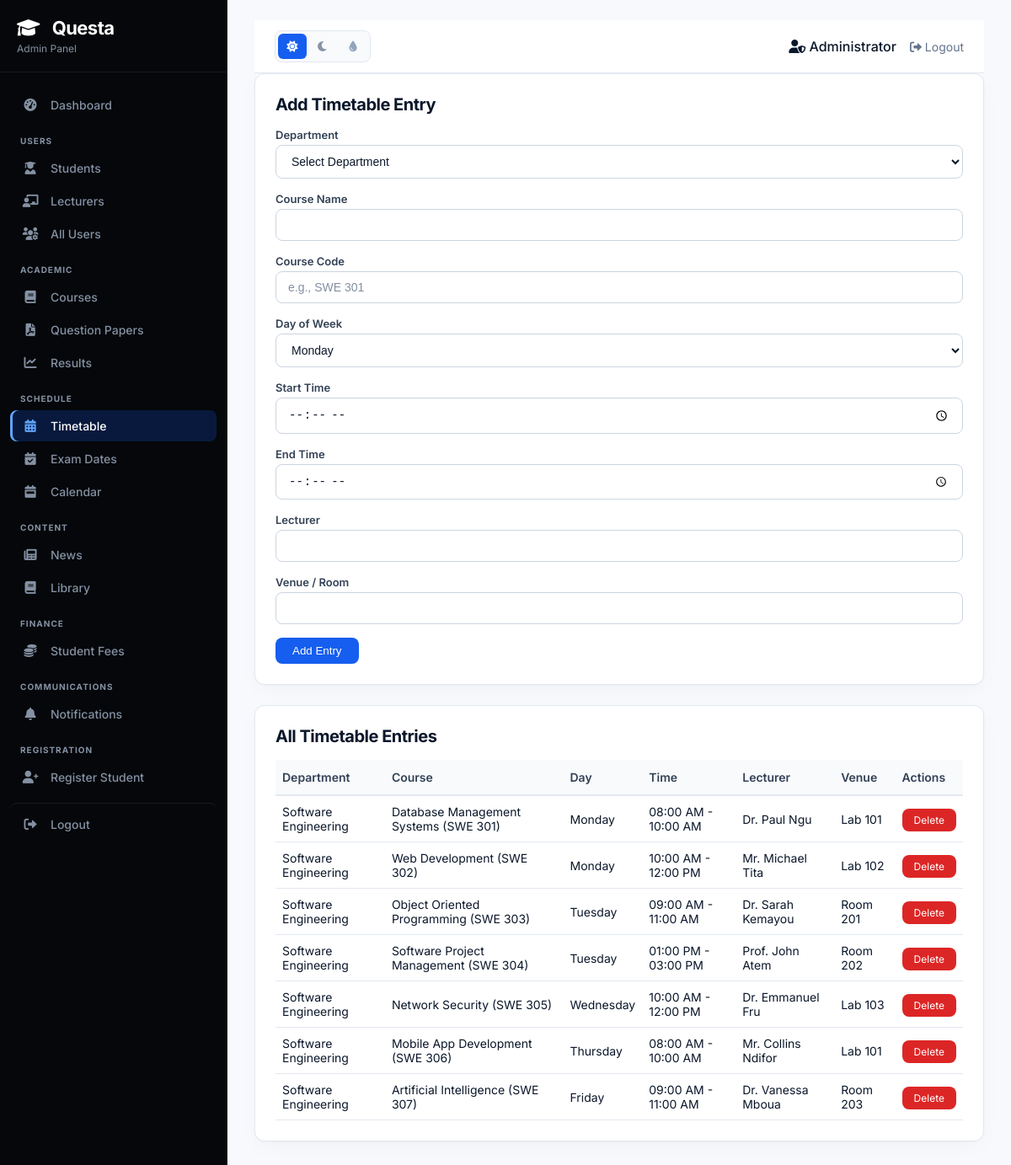
The page /admin/manage-timetable.php (signed in) on the database its author committed.
### tables this page shows
CREATE TABLE `timetable` (
  `id` int(11) NOT NULL,
  `department_id` int(11) NOT NULL,
  `course_name` varchar(200) NOT NULL,
  `course_code` varchar(20) DEFAULT NULL,
  `day_of_week` varchar(15) NOT NULL,
  `start_time` time NOT NULL,
  `end_time` time NOT NULL,
  `lecturer` varchar(100) DEFAULT NULL,
  `venue` varchar(100) DEFAULT NULL,
  `created_at` timestamp NOT NULL DEFAULT current_timestamp()
);

CREATE TABLE `departments` (
  `id` int(11) NOT NULL,
  `name` varchar(100) NOT NULL,
  `abbreviation` varchar(10) DEFAULT NULL,
  `icon` varchar(50) DEFAULT NULL
);

### admin/manage-timetable.php (the view, shortened to what this page needs)
<?php
require_once '../includes/config.php';
$entries = $pdo->query("
    SELECT t.*, d.name as department_name
    FROM timetable t
    LEFT JOIN departments d ON t.department_id = d.id
    ORDER BY d.name, FIELD(t.day_of_week, 'Monday', 'Tuesday', 'Wednesday', 'Thursday', 'Friday'), t.start_time
")->fetchAll();
$days = ['Monday', 'Tuesday', 'Wednesday', 'Thursday', 'Friday'];
include 'header.php';
?>
<div class="admin-card">
    <h2>Add Timetable Entry</h2>
    <form method="POST">
        <div class="form-group">
            <label>Department</label>
            <select name="department_id" class="form-select" required>
                <option value="">Select Department</option>
            </select>
        </div>
        <div class="form-group">
            <label>Course Name</label>
            <input type="text" name="course_name" class="form-input" required>
        </div>
        <div class="form-group">
            <label>Course Code</label>
            <input type="text" name="course_code" class="form-input" placeholder="e.g., SWE 301" required>
        </div>
        <div class="form-group">
            <label>Day of Week</label>
            <select name="day_of_week" class="form-select" required>
                <?php foreach ($days as $day): ?>
                    <option value="<?php echo $day; ?>"><?php echo $day; ?></option>
                <?php endforeach; ?>
            </select>
        </div>
        <div class="form-group">
            <label>Start Time</label>
            <input type="time" name="start_time" class="form-input" required>
        </div>
        <div class="form-group">
            <label>End Time</label>
            <input type="time" name="end_time" class="form-input" required>
        </div>
        <div class="form-group">
            <label>Lecturer</label>
            <input type="text" name="lecturer" class="form-input" required>
        </div>
        <div class="form-group">
            <label>Venue / Room</label>
            <input type="text" name="venue" class="form-input" required>
        </div>
        <button type="submit" name="add_entry" class="btn-primary">Add Entry</button>
    </form>
</div>
<div class="admin-card">
    <h2>All Timetable Entries</h2>
    <table class="admin-table">
        <thead>
            <tr><th>Department</th><th>Course</th><th>Day</th><th>Time</th><th>Lecturer</th><th>Venue</th><th>Actions</th></tr>
        </thead>
        <tbody>
            <?php foreach ($entries as $entry): ?>
            <tr>
                <td><?php echo htmlspecialchars($entry['department_name']); ?></td>
                <td><?php echo htmlspecialchars($entry['course_name']); ?> (<?php echo htmlspecialchars($entry['course_code']); ?>)</td>
                <td><?php echo $entry['day_of_week']; ?></td>
                <td><?php echo date('h:i A', strtotime($entry['start_time'])); ?> - <?php echo date('h:i A', strtotime($entry['end_time'])); ?></td>
                <td><?php echo htmlspecialchars($entry['lecturer']); ?></td>
                <td><?php echo htmlspecialchars($entry['venue']); ?></td>
                <td><a href="?delete=<?php echo $entry['id']; ?>" class="btn-danger" onclick="return confirm('Delete this entry?')">Delete</a></td>
            </tr>
            <?php endforeach; ?>
        </tbody>
    </table>
</div>
<?php include 'footer.php'; ?>

### assets/css/professional.css (style rules this page uses)
:root { color-scheme: light; --bg-primary: #f7f9fc; --bg-secondary: #ffffff; --surface-primary: #ffffff; --surface-secondary: #f8fafc; --surface-elevated: #ffffff; --text-primary: #0b172a; --text-secondary: #334155; --text-muted: #64748b; --border-color: #e2e8f0; --border-strong: #cbd5e1; --accent: #155eef; --accent-hover: #0b4acb; --accent-soft: #eff6ff; --accent-border: #bfdbfe; --hero-bg: #07111f; --hero-border: #172a46; --sidebar-bg: #05070a; --sidebar-surface: #0c1119; --sidebar-text: #d7dfeb; --sidebar-muted: #8491a3; --sidebar-accent: #60a5fa; --sidebar-active: rgba(21, 94, 239, 0.22); --card-shadow: 0 1px 2px rgba(15, 23, 42, 0.03), 0 8px 24px rgba(15, 23, 42, 0.025); --card-shadow-hover: 0 10px 28px rgba(15, 23, 42, 0.07); --success: #15803d; --success-soft: #f0fdf4; --warning: #b45309; --warning-soft: #fffbeb; --danger: #dc2626; --danger-soft: #fef2f2; --radius-sm: 6px; --radius-md: 8px; --radius-lg: 12px; }
html { background: var(--bg-primary); }
body { background: var(--bg-primary) !important; color: var(--text-primary) !important; font-family: Inter, -apple-system, BlinkMacSystemFont, "Segoe UI", sans-serif !important; -webkit-font-smoothing: antialiased; text-rendering: optimizeLegibility; }
h1, h2, h3, h4, h5, h6 { color: var(--text-primary); letter-spacing: -0.025em; }
a, button, input, select, textarea { transition: color 160ms ease, background-color 160ms ease, border-color 160ms ease, box-shadow 160ms ease, opacity 160ms ease !important; }
.card, .stat-card, .feature-card, .action-card, .recent-papers, .search-filter-bar, .paper-card, .quiz-section, .desktop-timetable, .day-selector, .schedule-card, .exam-card, .calendar-container, .notification-banner, .semester-selector, .financial-card, .payment-stats, .recent-payments, .category-tabs, .resource-card, .profile-card, .admin-card, .modal-container, .pdf-modal-content, .chatbot-window, .empty-state, .upload-container { background: var(--surface-primary) !important; border: 1px solid var(--border-color) !important; border-radius: var(--radius-lg) !important; box-shadow: var(--card-shadow) !important; }
.btn-primary, .login-btn, .reset-btn, .request-btn-header, .notif-btn, .notif-btn-small, .upload-btn, .upload-btn:not(input), .empty-btn, .download-link, .btn-submit, .btn-print-result, .chatbot-toggle, .chatbot-input button, .modal-header, .pdf-modal-header { background: var(--accent) !important; background-image: none !important; color: #ffffff !important; border-color: var(--accent) !important; border-radius: var(--radius-md) !important; box-shadow: none !important; }
.btn-danger { background: var(--danger) !important; color: #ffffff !important; border-radius: var(--radius-md) !important; }
.form-input, .form-select, .input-wrapper input, .search-box input, .filter-group select, .quiz-selector select, textarea, select, input[type="text"], input[type="email"], input[type="password"], input[type="number"], input[type="date"], input[type="time"], input[type="url"] { background: var(--surface-primary) !important; color: var(--text-primary) !important; border: 1px solid var(--border-strong) !important; border-radius: var(--radius-md) !important; box-shadow: none !important; }
.form-group label, .form-label, .selector-label { color: var(--text-secondary) !important; }
input::placeholder, textarea::placeholder { color: var(--text-muted) !important; opacity: 0.8; }
.data-table, .admin-table, .timetable-table, .results-table, .payment-table { color: var(--text-primary) !important; }
.data-table th, .admin-table th, .timetable-table th, .results-table th, .payment-table th { background: var(--surface-secondary) !important; color: var(--text-secondary) !important; border-color: var(--border-color) !important; }
.data-table td, .admin-table td, .timetable-table td, .results-table td, .payment-table td { background: transparent !important; color: var(--text-primary) !important; border-color: var(--border-color) !important; }
.admin-card h2, .admin-card h3, .admin-main-content h1 { color: var(--text-primary) !important; }

### rows shown on the page
timetable: department.name "Software Engineering", course_name "Database Management Systems", course_code "SWE 301", day_of_week "Monday", start_time "08:00 AM", end_time "10:00 AM", lecturer "Dr. Paul Ngu", venue "Lab 101"
timetable: department.name "Software Engineering", course_name "Web Development", course_code "SWE 302", day_of_week "Monday", start_time "10:00 AM", end_time "12:00 PM", lecturer "Mr. Michael Tita", venue "Lab 102"
timetable: department.name "Software Engineering", course_name "Object Oriented Programming", course_code "SWE 303", day_of_week "Tuesday", start_time "09:00 AM", end_time "11:00 AM", lecturer "Dr. Sarah Kemayou", venue "Room 201"
timetable: department.name "Software Engineering", course_name "Software Project Management", course_code "SWE 304", day_of_week "Tuesday", start_time "01:00 PM", end_time "03:00 PM", lecturer "Prof. John Atem", venue "Room 202"
timetable: department.name "Software Engineering", course_name "Network Security", course_code "SWE 305", day_of_week "Wednesday", start_time "10:00 AM", end_time "12:00 PM", lecturer "Dr. Emmanuel Fru", venue "Lab 103"
timetable: department.name "Software Engineering", course_name "Mobile App Development", course_code "SWE 306", day_of_week "Thursday", start_time "08:00 AM", end_time "10:00 AM", lecturer "Mr. Collins Ndifor", venue "Lab 101"
timetable: department.name "Software Engineering", course_name "Artificial Intelligence", course_code "SWE 307", day_of_week "Friday", start_time "09:00 AM", end_time "11:00 AM", lecturer "Dr. Vanessa Mboua", venue "Room 203"

### other values the page prints
$_SESSION['user_name'] "Administrator"
form field day_of_week "Monday"
